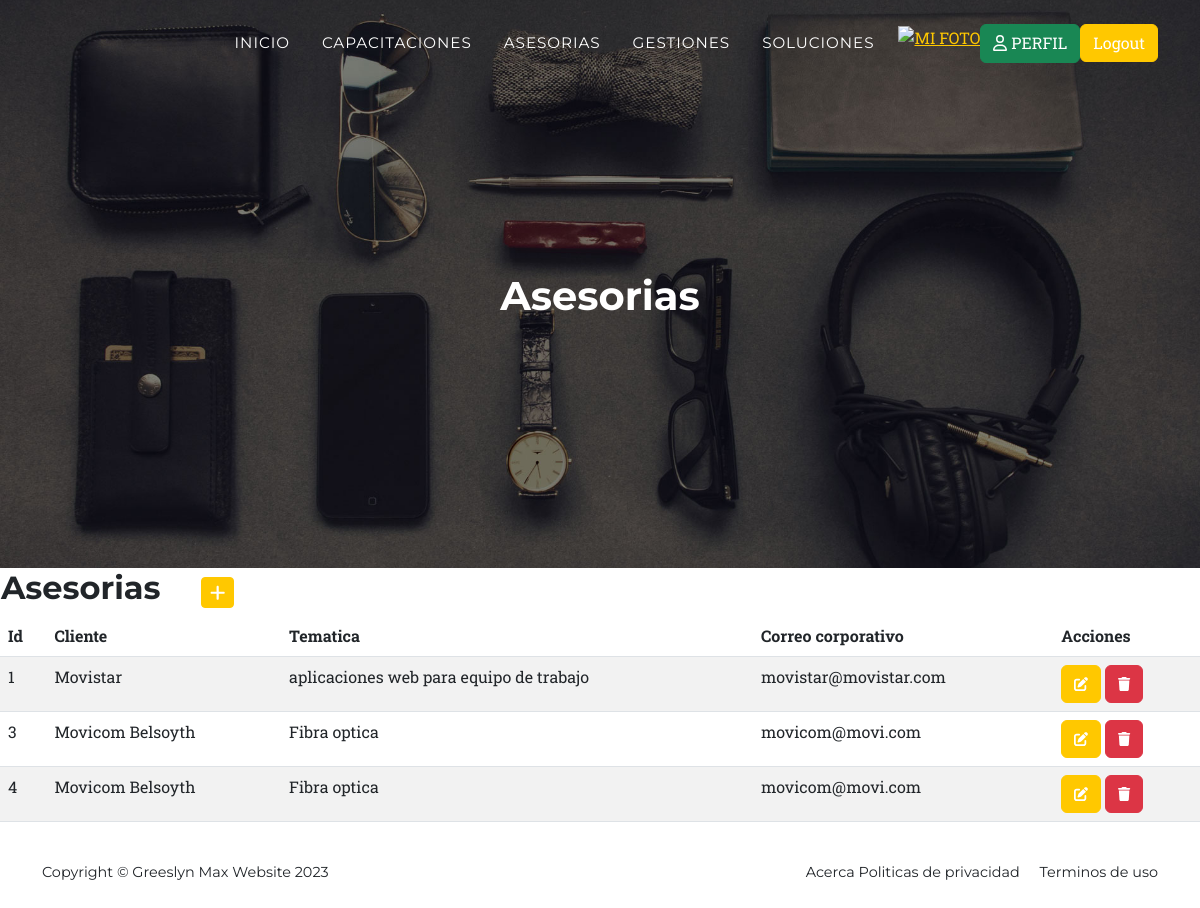
Before: /asesorias/ (signed in) with the older database file.
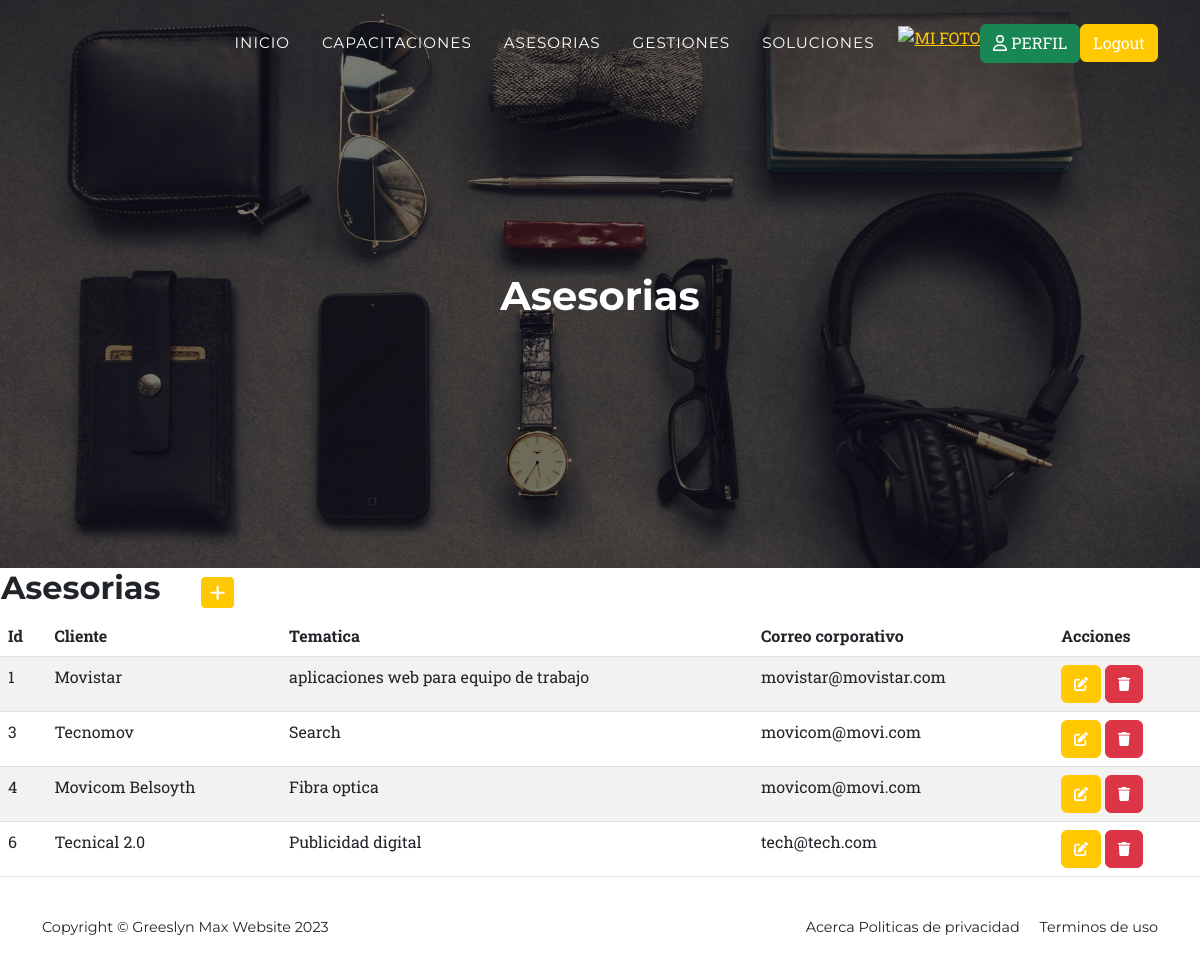
After: the same page with the newer database file.
### entidades/models.py (models this page shows, shortened)
class Asesorias(models.Model):
    cliente = models.CharField(max_length=60)  # Nombre del cliente.
    tematica = models.CharField(max_length=60)  # Tema de la asesoría.
    correo_corporativo = models.EmailField()  # Correo electrónico corporativo del cliente.
    class Meta:
        verbose_name = "Asesoría"  # Nombre en singular para el panel de administración.
        verbose_name_plural = "Asesorías"  # Nombre en plural para el panel de administración.

### entidades/views.py (the view)
# urls.py: path('asesorias/', AsesoriaListView.as_view(), name="asesorias"),
class AsesoriaListView(LoginRequiredMixin, ListView):
    model = Asesorias
    template_name = 'entidades/asesorias_list.html'  # Asegúrate de tener esta plantilla

### entidades/templates/entidades/asesorias_list.html
{% extends 'entidades/index.html' %}
{% block titulo %}
<h1 class="mb-5"> Asesorias </h1>
{% endblock titulo %}
{% block contenido %}
<table>
   <tr>
      <td width="200"><h2>Asesorias</h2></td>
      <td>
         <a href="{% url 'asesoriasCreate' %}" class="btn btn-primary btn-sm">
            <i class="fa fa-plus fa-lg" title="Crear"></i>
         </a>
      </td>
   </tr>
</table>
<table class="table table-striped">
    <thead>
       <tr>
          <th>Id</th>
          <th>Cliente</th>
          <th>Tematica</th>
          <th>Correo corporativo</th>
          <th>Acciones</th>
       </tr>
    </thead>
    <tbody>
    {% for a in asesorias_list %}
       <tr>
             <td>{{ a.id }}</td>
             <td>{{ a.cliente }}</td>
             <td>{{ a.tematica }}</td>
             <td>{{ a.correo_corporativo }}</td>
             <td>
               <a href="{% url 'asesoriasUpdate' a.id %}" class="btn btn-primary">
                  <i class="fa fa-edit fa-sm" title="Editar Registro"></i>
               </a>
               <a href="{% url 'asesoriasDelete' a.id %}" class="btn btn-danger">
                  <i class="fa fa-trash fa-sm" title="Eliminar Registro"></i>
               </a>
            </td>
       </tr>
    {% endfor %}
    </tbody>
 </table>
{% endblock contenido %}

Changed rows visible on the page:
changed Asesorias id 3: cliente "Movicom Belsoyth" → "Tecnomov"; tematica "Fibra optica" → "Search"
added Asesorias: id "6", cliente "Tecnical 2.0", tematica "Publicidad digital", correo_corporativo "tech@tech.com"
